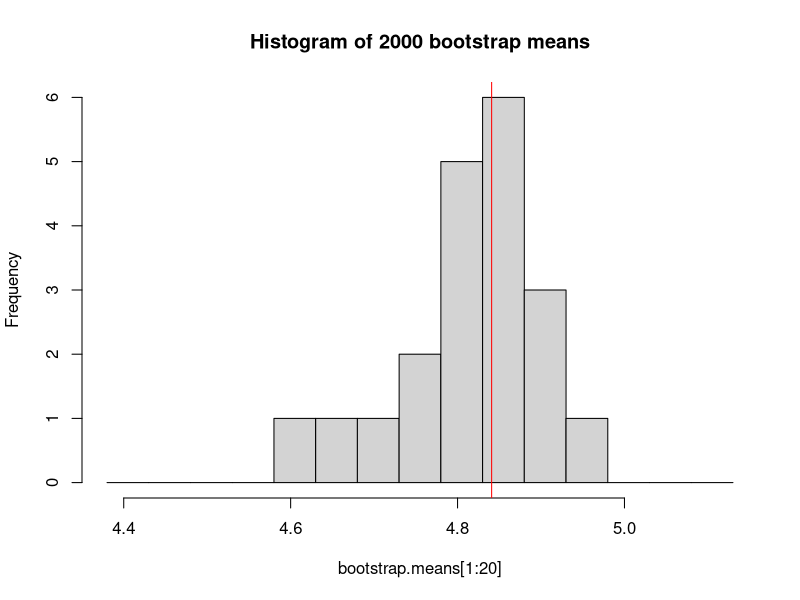
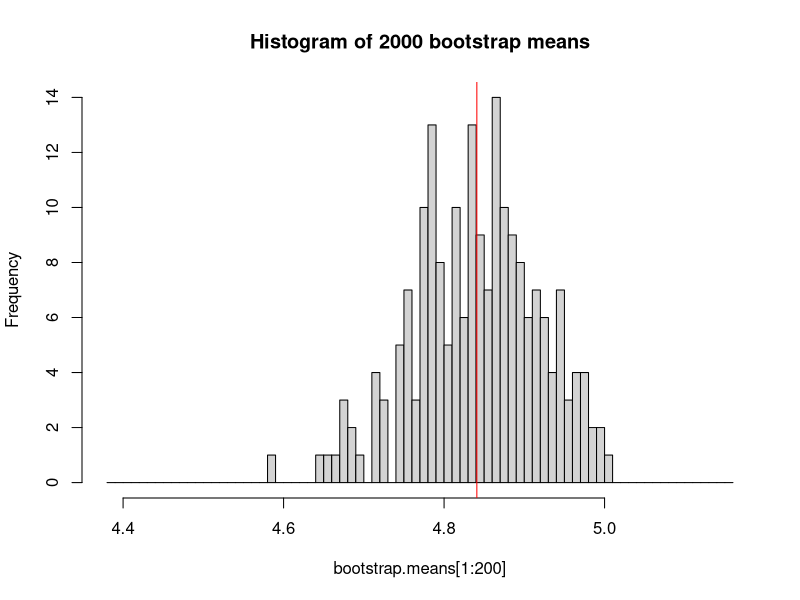
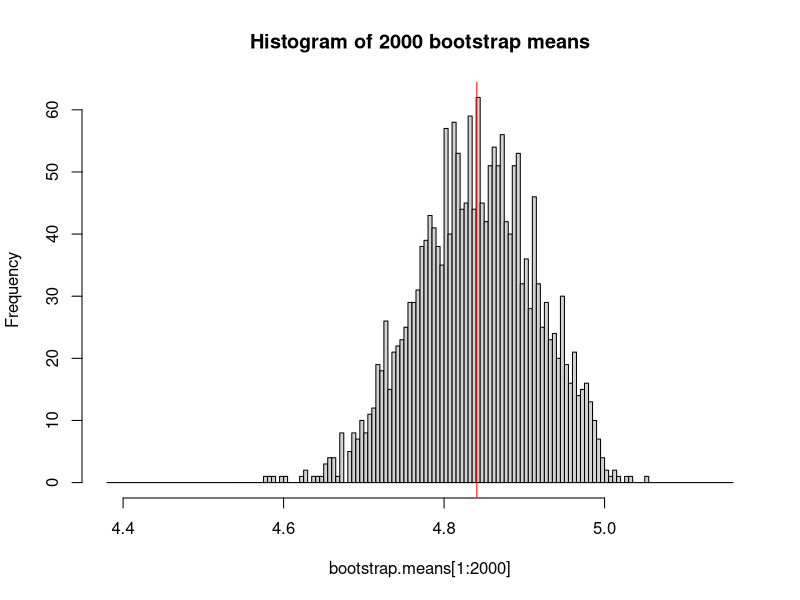
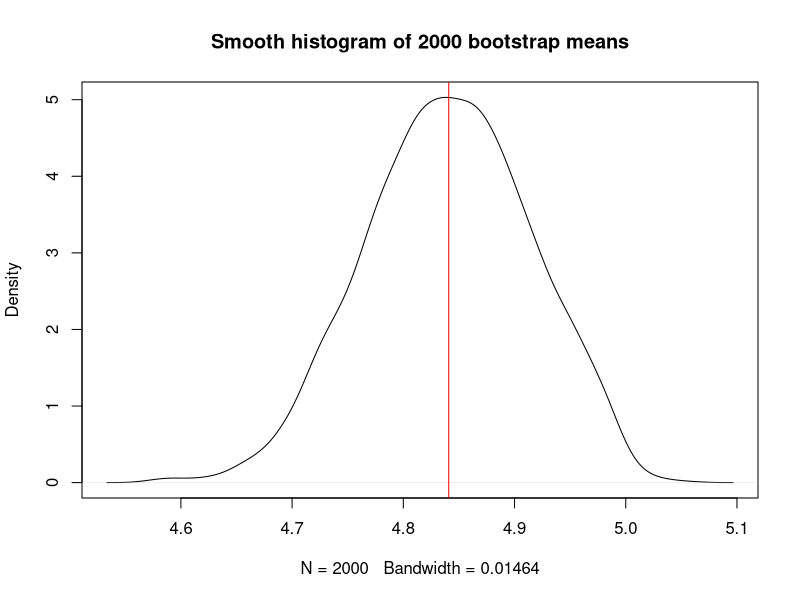
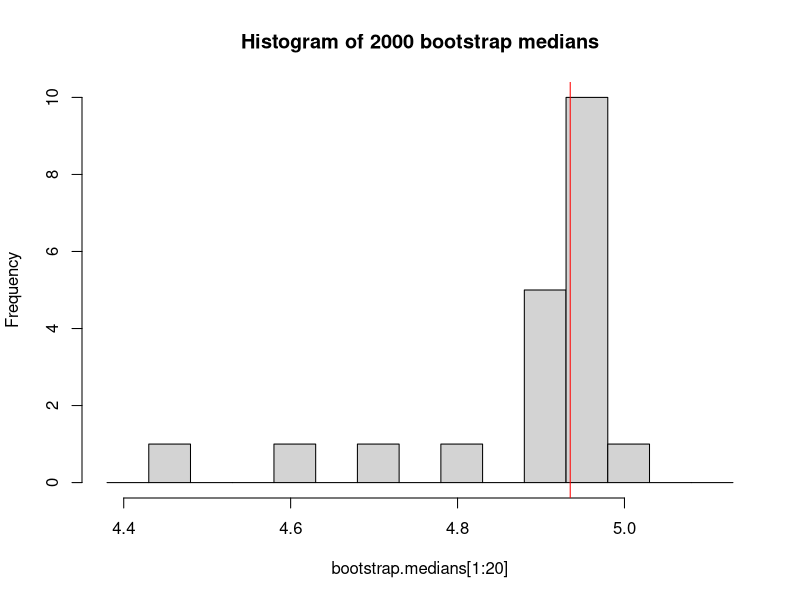
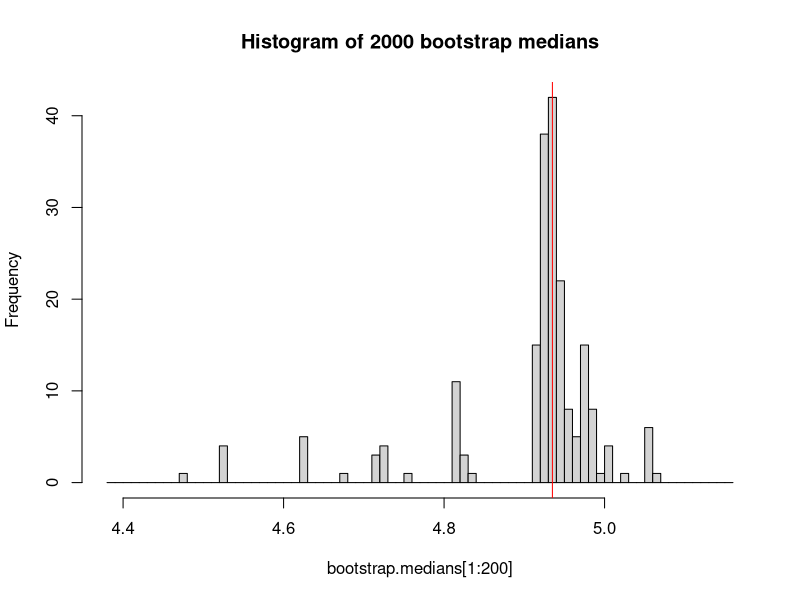
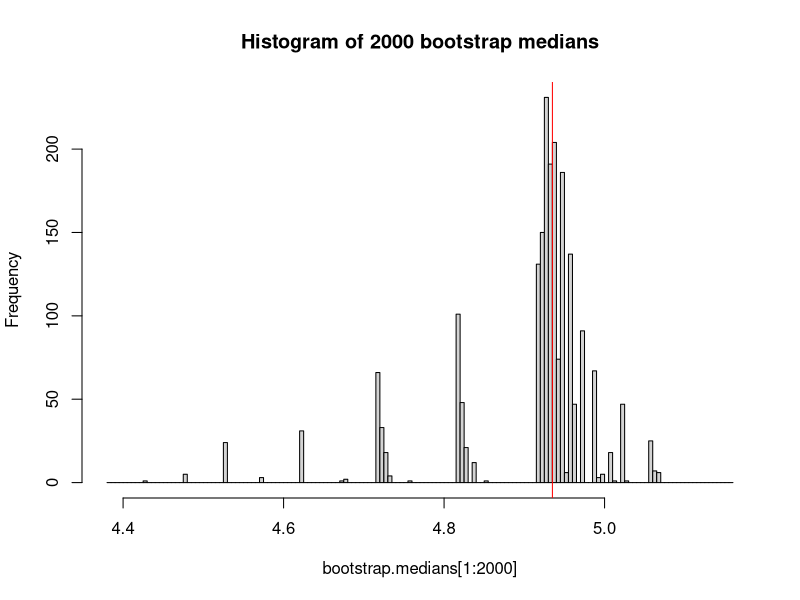
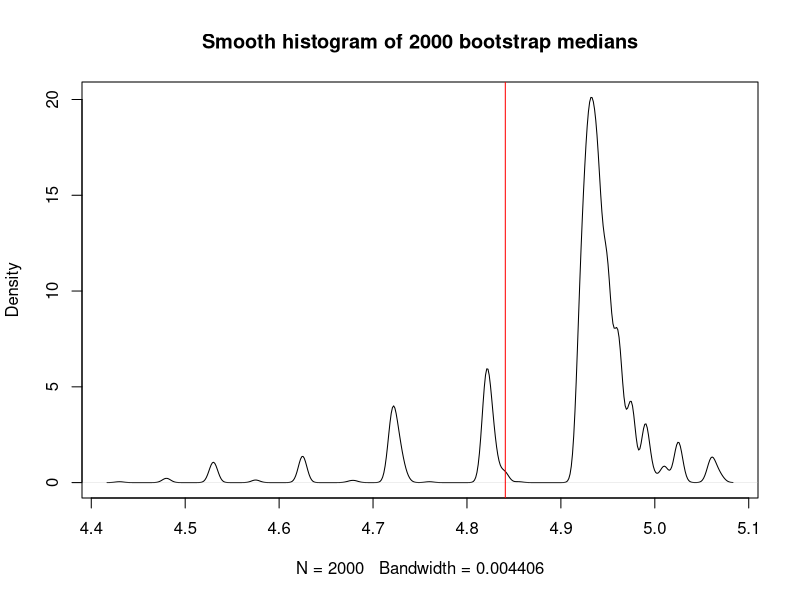

The R source for these figures, in order:
## ---- chunk 1
library("tidyverse")
library(knitr)

# Custom print function
print_ <- function(...) print(paste(...))

set.seed(11721138)
## ---- chunk 2
# Define our starting sample X
X <- "4.94 5.06 4.53 5.07 4.99 5.16 4.38 4.43 4.93 4.72 4.92 4.96" %>% strsplit(" ") %>% unlist() %>% as.numeric() %>% print()
N <- length(X)

## ---- chunk 3
ecdf <- function(n) c(0, seq(1,n)/n)
## ---- chunk 4
X.mean <- mean(X)
X.mean %>% print_("Mean of X:", .)
X.median <- median(X)
X.median %>% print_("Median of X:", .)
## ---- chunk 5
m <- 2000
bootstrap.samples <- lapply(1:m, function(x) sample(X, replace = TRUE))
## ---- chunk 6
bootstrap.means <- sapply(bootstrap.samples, function(s) mean(s))
## ---- chunk 7
mean20 <- mean(bootstrap.means[1:20]) %>% print_("Mean of the first 20 sample means:", .)
mean200 <- mean(bootstrap.means[1:200]) %>% print_("Mean of the first 200 sample means:", .)
mean2000 <- mean(bootstrap.means[1:2000]) %>% print_("Mean of the first 2000 sample means:", .)

## ---- chunk 8
hist(bootstrap.means[1:20], breaks = seq(min(X), max(X), 0.05), main="Histogram of 2000 bootstrap means")
abline(v=X.mean, col="red")
hist(bootstrap.means[1:200], breaks = seq(min(X), max(X), 0.01), main="Histogram of 2000 bootstrap means")
abline(v=X.mean, col="red")
hist(bootstrap.means[1:2000], breaks = seq(min(X), max(X), 0.005), main="Histogram of 2000 bootstrap means")
abline(v=X.mean, col="red")



density(bootstrap.means) %>% plot(main="Smooth histogram of 2000 bootstrap means")
abline(v=X.mean, col="red")

## ---- chunk 9

data.frame(
  k = c(20, 200, 2000, "True confidence interva"),
  Q025 = c(
    quantile(bootstrap.means[1:20], 0.025),
    quantile(bootstrap.means[1:200], 0.025),
    quantile(bootstrap.means[1:2000], 0.025),
    t.test(X)$conf.int[1]
    ),
  Q975 = c(
    quantile(bootstrap.means[1:20], 0.975),
    quantile(bootstrap.means[1:200], 0.975),
    quantile(bootstrap.means[1:2000], 0.975),
    t.test(X)$conf.int[2]
    )
)

## ---- chunk 10
bootstrap.medians <- sapply(bootstrap.samples, function(s) median(s))
## ---- chunk 11
mean.median20 <- mean(bootstrap.medians[1:20]) %>% print_("Mean of the first 20 sample medians:", .)
mean.median200 <- mean(bootstrap.medians[1:200]) %>% print_("Mean of the first 200 sample medians:", .)
mean.median2000 <- mean(bootstrap.medians[1:2000]) %>% print_("Mean of the first 2000 sample medians:", .)

## ---- chunk 12
hist(bootstrap.medians[1:20], breaks = seq(min(X), max(X), 0.05), main="Histogram of 2000 bootstrap medians")
abline(v=X.median, col="red")
hist(bootstrap.medians[1:200], breaks = seq(min(X), max(X), 0.01), main="Histogram of 2000 bootstrap medians")
abline(v=X.median, col="red")
hist(bootstrap.medians[1:2000], breaks = seq(min(X), max(X), 0.005), main="Histogram of 2000 bootstrap medians")
abline(v=X.median, col="red")


density(bootstrap.medians) %>% plot(main="Smooth histogram of 2000 bootstrap medians")
abline(v=X.mean, col="red")

## ---- chunk 13

data.frame(
  k = c(20, 200, 2000, "True confidence interval"),
  Q025 = c(
    quantile(bootstrap.medians[1:20], 0.025),
    quantile(bootstrap.medians[1:200], 0.025),
    quantile(bootstrap.medians[1:2000], 0.025),
    t.test(X)$conf.int[1]
    ),
  Q975 = c(
    quantile(bootstrap.medians[1:20], 0.975),
    quantile(bootstrap.medians[1:200], 0.975),
    quantile(bootstrap.medians[1:2000], 0.975),
    t.test(X)$conf.int[2]
    )
)

# t.test(X)$conf.int[1]
## ---- chunk 14
set.seed(1234)

x.clean <- rnorm(1960)
x.cont <- runif(40, min=4, max=5)
# total data
x <- c(x.clean,x.cont)

set.seed(11721138)

## ---- chunk 15
alpha = 0.05

x.median <- median(x)
x.mean <- mean(x)
x.mean.trimmed <- mean(x, trim = 0.05)  

x.clean.median <- median(x)
x.clean.mean <- mean(x)
x.clean.mean.trimmed <- mean(x, trim = 0.05)

## ---- chunk 16
m <- 2000
## ---- chunk 17
bootstrap.nonparam <- function(data, estimator, m=2000, ...) {
  bootstrap.samples <- lapply(1:m, function(x) sample(data, replace = TRUE))
  stats <- sapply(bootstrap.samples, function(y) estimator(y, ...))
  # Standard error
  se <- sd(stats)
  # 95 percentile confidence interval
  ci <- quantile(stats, probs = c(0.025, 0.975))
  list(se = se, ci = ci)
}

x.bs.median <-  bootstrap.nonparam(x, median)
x.bs.mean <-  bootstrap.nonparam(x, mean)
x.bs.meant <-  bootstrap.nonparam(x, mean, trim=0.05)

x.clean.bs.median <-  bootstrap.nonparam(x.clean, median)
x.clean.bs.mean <-  bootstrap.nonparam(x.clean, mean)
x.clean.bs.meant <-  bootstrap.nonparam(x.clean, mean, trim=0.05)

data.frame(
  Sample = c(rep("x", 3), rep("x.clean", 3)),
  Estimator = c("Median", "Mean", "Mean Trimmed") %>% rep(2),
  Standard.Error = c(x.bs.median$se, x.bs.mean$se, x.bs.meant$se, x.clean.bs.median$se, x.clean.bs.mean$se, x.clean.bs.meant$se) %>% sapply(round, 4),
  Confidence.Intervals=list(x.bs.median$ci, x.bs.mean$ci, x.bs.meant$ci, x.clean.bs.median$ci, x.clean.bs.mean$ci, x.clean.bs.meant$ci) %>% sapply(function(c) paste(c[1] %>% round(4), ", ", c[2] %>% round(4)))
) %>% 
  print() %>% 
  kable()

## ---- chunk 18
# Function to perform parametric bootstrap and calculate statistics
parametric_bootstrap <- function(data, estimator, center, scale, m=2000, ...) {
  # generate samples 
  bootstrap.samples <- lapply(1:m, function(x) rnorm(m, mean = center, sd = scale))
  # get stats (mean, median, ...)
  stats.estimated <- sapply(bootstrap.samples, function(y) estimator(y, ...))
  # get the stat of the original sample
  stat.original = estimator(data, ...)
  # get bias, standard error, and 95 percentile confidence interval
  bias <- mean(stats.estimated) - stat.original
  se <- sd(stats.estimated)
  ci <- quantile(stats.estimated, probs = c(0.025, 0.975))
  bias_corrected_estimate <- stat.original - bias

  list(bias = bias, se = se, ci = ci, bias_corrected_estimate = bias_corrected_estimate)

}


x.center <- mean(x)
x.scale <- sd(x)
x.clean.center <- mean(x.clean)
x.clean.scale <- sd(x.clean)


x.bsp.median <-  parametric_bootstrap(x, median, x.center, x.scale)
x.bsp.mean <-  parametric_bootstrap(x, mean, x.center, x.scale)
x.bsp.meant <-  parametric_bootstrap(x, mean, x.center, x.scale, trim=0.05)

x.clean.bsp.median <-  parametric_bootstrap(x.clean, median, x.clean.center, x.clean.scale)
x.clean.bsp.mean <-  parametric_bootstrap(x.clean, mean, x.clean.center, x.clean.scale)
x.clean.bsp.meant <-  parametric_bootstrap(x.clean, mean, x.clean.center, x.clean.scale, trim=0.05)

data.frame(
  Sample = c(rep("x", 3), rep("x.clean", 3)),
  Estimator = c("Median", "Mean", "Mean Trimmed") %>% rep(2),
  Standard.Error = c(x.bs.median$se, x.bs.mean$se, x.bs.meant$se, x.clean.bs.median$se, x.clean.bs.mean$se, x.clean.bs.meant$se) %>% sapply(round, 4),
  Confidence.Intervals=list(x.bs.median$ci, x.bs.mean$ci, x.bs.meant$ci, x.clean.bs.median$ci, x.clean.bs.mean$ci, x.clean.bs.meant$ci) %>% sapply(function(c) paste(c[1] %>% round(4), ", ", c[2] %>% round(4))),
  Bias.Corrected.Estimate = c(x.bsp.median$bias_corrected_estimate, x.bsp.mean$bias_corrected_estimate, x.bsp.meant$bias_corrected_estimate, x.clean.bsp.median$bias_corrected_estimate, x.clean.bsp.mean$bias_corrected_estimate, x.clean.bsp.meant$bias_corrected_estimate)
) %>% 
  print() %>% 
  kable()



